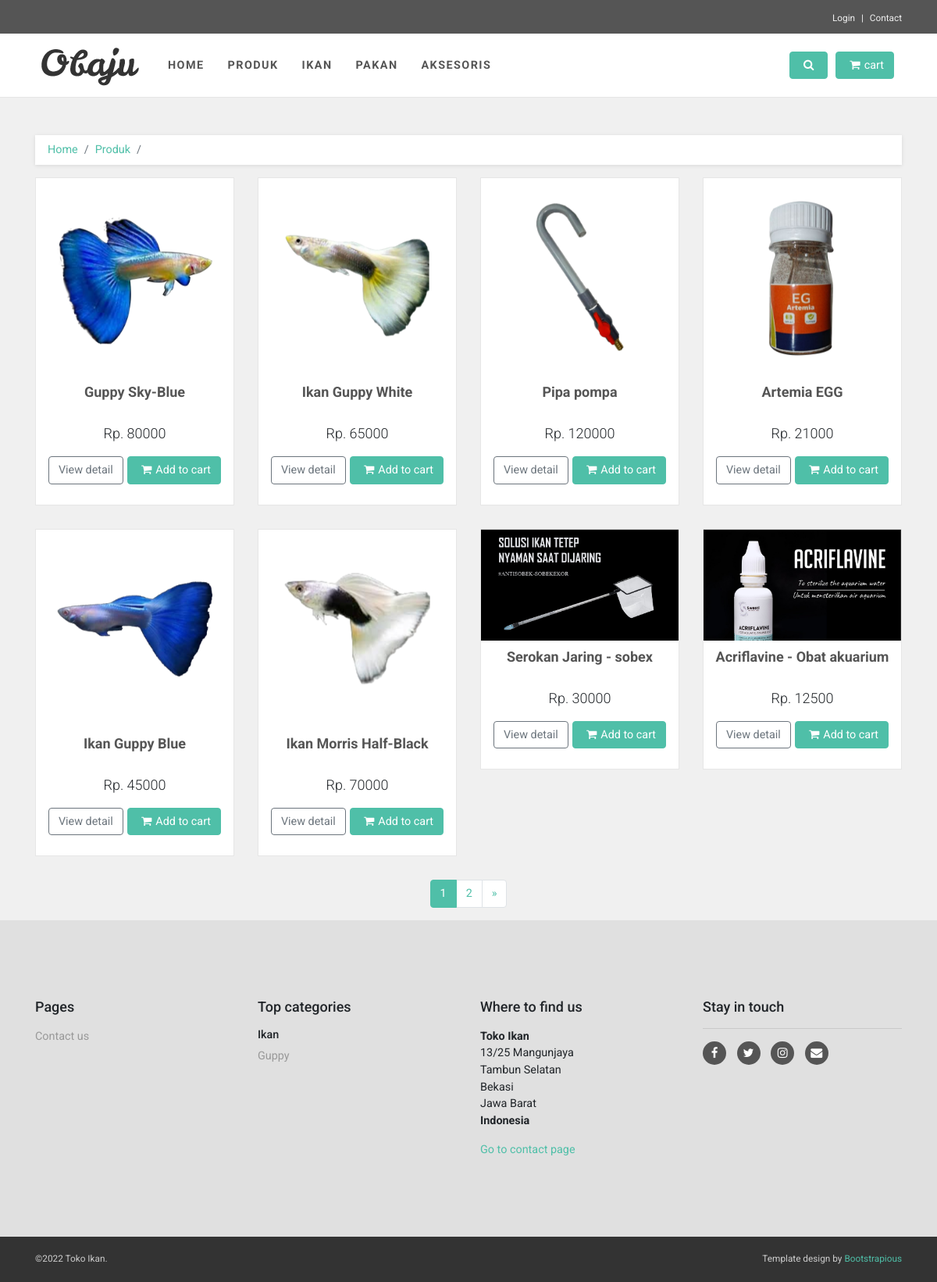
Screenshot of /produk with the database file from the repository.
### tables this page shows
CREATE TABLE `submenu` (
  `submenu_id` int(11) NOT NULL,
  `menu_id` int(1) NOT NULL,
  `judul` varchar(128) NOT NULL,
  `url` varchar(128) NOT NULL
);

CREATE TABLE `produk` (
  `produk_id` int(11) NOT NULL,
  `nama_produk` varchar(255) NOT NULL,
  `kategori` varchar(255) NOT NULL,
  `harga` int(13) NOT NULL,
  `deskripsi` text NOT NULL,
  `stok` int(255) NOT NULL,
  `image` varchar(255) NOT NULL
);

### index.php (called while the page is built, shortened)
<?php
require_once BASEPATH.'core/CodeIgniter.php';

### application/models/Model_Produk.php (called while the page is built, shortened)
<?php
class Model_Produk extends CI_Model
{
    public function select_limit($limit, $start)
    {
        $query = $this->db->get('produk', $limit, $start);
        return $query;
    }
    function select_menu()
    {
        $this->db->where('menu_id', 2);
        $query = $this->db->get('submenu')->result_array();
        return $query;
    }
}

### application/views/produk.php (the view, shortened to what this page needs)
<div class="col-lg-12">
    <div class="row products">
        <?php
        foreach ($produk as $prod) {
        ?>
            <div class="col-lg-3 col-md-4">
                <div class="product">
                    <div class="flip-container">
                        <div class="flipper">
                            <div class="front"><a href="<?= base_url(); ?>produk/detail/<?= $prod->produk_id; ?>"><img src="<?= base_url(); ?>assets/img/<?= $prod->image; ?>" alt="<?= $prod->deskripsi; ?>" class="img-fluid"></a></div>
                        </div>
                    </div><a href="<?= base_url(); ?>produk/detail/<?= $prod->produk_id; ?>" class="invisible"><img src="<?= base_url(); ?>assets/img/<?= $prod->image; ?>" alt="" class="img-fluid"></a>
                    <div class="text">
                        <h3><a href="<?= base_url(); ?>produk/detail/<?= $prod->produk_id; ?>" id="sort-nama" data-order='ASC'><?= $prod->nama_produk; ?></a></h3>
                        <p class="price">
                            <del></del>Rp. <?= $prod->harga; ?>
                        </p>
                        <p class="buttons"><a href="<?= base_url(); ?>produk/detail/<?= $prod->produk_id; ?>" class="btn btn-outline-secondary">View detail</a><a href="<?= base_url(); ?>basket/addCart/<?= $prod->produk_id; ?>" class="btn btn-primary"><i class="fa fa-shopping-cart"></i>Add to cart</a></p>
                    </div>
                </div>
            </div>
        <?php } ?>
    </div>
    <div class="pages">
        <?php echo $this->pagination->create_links(); ?>
    </div>
</div>
</div>
</div>
</div>
</div>

### application/views/templates/header.php (shortened to what this page needs)
<!DOCTYPE html>
<html>
<head>
    <link rel="stylesheet" href="<?= base_url(); ?>assets/vendor/bootstrap/css/bootstrap.min.css">
    <link rel="stylesheet" href="<?= base_url(); ?>assets/vendor/font-awesome/css/font-awesome.min.css">
    <link rel="stylesheet" href="<?= base_url(); ?>assets/vendor/owl.carousel/assets/owl.carousel.css">
    <link rel="stylesheet" href="<?= base_url(); ?>assets/vendor/owl.carousel/assets/owl.theme.default.css">
    <link rel="stylesheet" href="<?= base_url(); ?>assets/css/style.default.css" id="theme-stylesheet">
    <link rel="stylesheet" href="<?= base_url(); ?>assets/css/custom.css">
</head>
<body id="all">
    <header class="header mb-5">
        <div id="top">
            <div class="container">
                <div class="row">
                    <div class="col-lg-12 text-end text-lg-right">
                        <ul class="menu list-inline mb-0">
                            <li class="list-inline-item"><a href="#" data-toggle="modal" data-target="#login-modal">Login</a></li>
                            <li class="list-inline-item"><a href="<?= base_url('contact'); ?>">Contact</a></li>
                        </ul>
                    </div>
                </div>
            </div>
        </div>
        <nav class="navbar navbar-expand-lg">
            <div class="container"><a href="<?= base_url('home'); ?>" class="navbar-brand home"><img src="<?= base_url(); ?>assets/img/logo.png" alt="Obaju logo" class="d-none d-md-inline-block"></a>
                <div id="navigation" class="collapse navbar-collapse">
                    <ul class="navbar-nav mr-auto">
                        <?php foreach ($menu as $result) : ?>
                            <li class="nav-item"><a href="<?= base_url(); ?><?= $result['url']; ?>" class="nav-link"><?= $result['judul']; ?></a></li>
                        <?php endforeach; ?>
                </div>
                <div class="navbar-buttons d-flex justify-content-end">
                    <a data-toggle="collapse" href="#search" class="btn navbar-btn btn-primary d-none d-lg-inline-block"><i class="fa fa-search"></i></a>
                    <div id="basket-overview" class="navbar-collapse collapse d-none d-lg-block"><a href="<?= base_url('basket'); ?>" class="btn btn-primary navbar-btn"><i class="fa fa-shopping-cart"></i><span>cart</span></a></div>
                </div>
            </div>
        </nav>
    </header>

### assets/css/style.default.css (style rules this page uses)
body { overflow-x: hidden; background-color: #f0f0f0; }
a, button { -webkit-transition: all 0.3s; transition: all 0.3s; outline: none; }
a i.fa, button i.fa { margin: 0 5px; }
.btn-primary { color: #fff !important; }
.btn + .btn { margin-left: 5px; }
#top { background: #555; padding: 10px 0; }
#top a { color: #fff; }
#top ul.menu { padding-top: 5px; margin: 0; font-size: 0.738rem; }
#top ul.menu > li { margin-right: 0; }
#top ul.menu > li a { color: #eee; }
#top ul.menu > li + li:before { content: "|\00a0"; padding: 0 5px; color: #f8f9fa; }
.navbar { border-bottom: 1px solid #e6e6e6; background-color: #fff; }
.navbar .navbar-nav > .nav-item > .nav-link { text-transform: uppercase; letter-spacing: 0.1em; font-weight: 700; padding: 30px 15px !important; color: #555; }
.navbar #basket-overview { padding: 0; }
.navbar .navbar-btn { color: #fff; margin-right: 10px; }
.breadcrumb { -webkit-box-shadow: 0 1px 5px rgba(0, 0, 0, 0.1); box-shadow: 0 1px 5px rgba(0, 0, 0, 0.1); background: #fff; border-radius: 0; padding: 0.5rem 1rem; }
#content .product { background: #fff; border: solid 1px #e6e6e6; margin-bottom: 30px; }
#content .product .flip-container { cursor: pointer; -webkit-perspective: 1000; perspective: 1000; -webkit-transform-style: preserve-3d; transform-style: preserve-3d; }
#content .product .flip-container, #content .product .front, #content .product .back { width: 100%; }
#content .product .flipper { -webkit-backface-visibility: hidden; backface-visibility: hidden; -webkit-transition: 0.6s; transition: 0.6s; -webkit-transform-style: preserve-3d; transform-style: preserve-3d; position: relative; }
#content .product .front, #content .product .back { -webkit-transform-style: preserve-3d; transform-style: preserve-3d; -webkit-transition: 0.6s; transition: 0.6s; transform-style: preserve-3d; position: absolute; top: 0; left: 0; }
#content .product .front { z-index: 2; -webkit-transform: rotateY(0deg); transform: rotateY(0deg); }
#content .product .text { padding: 10px 10px 0; }
#content .product .text h3 { font-size: 1.125rem; font-weight: 700; height: 42px; text-align: center; overflow: hidden; }
#content .product .text h3 a { color: #555; }
#content .product .text p.price { font-size: 1.125rem; text-align: center; font-weight: 300; }
#content .product .text .buttons { clear: both; text-align: center; }
#content .product .text .buttons .btn { margin-bottom: 10px; }
#content .pages { text-align: center; }
.navbar { padding: 0 1rem; }
.navbar-brand { display: inline-block; padding-top: 0.33125rem; padding-bottom: 0.33125rem; margin-right: 1rem; font-size: 1.125rem; }
.btn { font-weight: 400; border: 1px solid transparent; padding: 0.375rem 0.75rem; font-size: 0.9rem; line-height: 1.5; border-radius: 0.25rem; -webkit-transition: color 0.15s ease-in-out, background-color 0.15s ease-in-out, border-color 0.15s ease-in-out, -webkit-box-shadow 0.15s ease-in-out; transition: color 0.15s ease-in-out, background-color 0.15s ease-in-out, border-color 0.15s ease-in-out, -webkit-box-shadow 0.15s ease-in-out; transition: color 0.15s ease-in-out, background-color 0.15s ease-in-out, border-color 0.15s ease-in-out, box-shadow 0.15s ease-in-out; transition: color 0.15s ease-in-out, background-color 0.15s ease-in-out, border-color 0.15s ease-in-out, box-shadow 0.15s ease-in-out, -webkit-box-shadow 0.15s ease-in-out; }
.btn-primary { color: #212529; background-color: #4fbfa8; border-color: #4fbfa8; }
.btn-outline-secondary { color: #6c757d; background-color: transparent; background-image: none; border-color: #6c757d; }
body { font-family: "Roboto", Helvetica, Arial, sans-serif; font-size: 0.9rem; font-weight: 400; line-height: 1.5; color: #212529; background-color: #f0f0f0; }
a { color: #4fbfa8; text-decoration: none; }
h1, h2, h3, h4, h5, h6, .h1, .h2, .h3, .h4, .h5, .h6 { margin-bottom: 0.5rem; font-family: inherit; font-weight: 500; line-height: 1.2; color: inherit; }
h3, .h3 { font-size: 1.53rem; }
.page-item:last-child .page-link { border-top-right-radius: 0.25rem; border-bottom-right-radius: 0.25rem; }
.page-link { padding: 0.5rem 0.75rem; line-height: 1.25; color: #4fbfa8; background-color: #fff; border: 1px solid #dee2e6; }
.nav-link { padding: 0.5rem 1rem; }

### rows the page displays
submenu: judul "HOME"
submenu: judul "PRODUK"
submenu: judul "IKAN"
submenu: judul "PAKAN"
submenu: judul "AKSESORIS"
produk: image (picture), nama_produk "Guppy Sky-Blue", harga "80000"
produk: image (picture), nama_produk "Ikan Guppy White", harga "65000"
produk: image (picture), nama_produk "Pipa pompa", harga "120000"
produk: image (picture), nama_produk "Artemia EGG", harga "21000"
produk: image (picture), nama_produk "Ikan Guppy Blue", harga "45000"
produk: image (picture), nama_produk "Ikan Morris Half-Black", harga "70000"
produk: image (picture), nama_produk "Serokan Jaring - sobex", harga "30000"
produk: image (picture), nama_produk "Acriflavine - Obat akuarium", harga "12500"

### other values shown
$breadcrumbs "Home Produk"
$this->pagination->create_links() "1 2 »"
